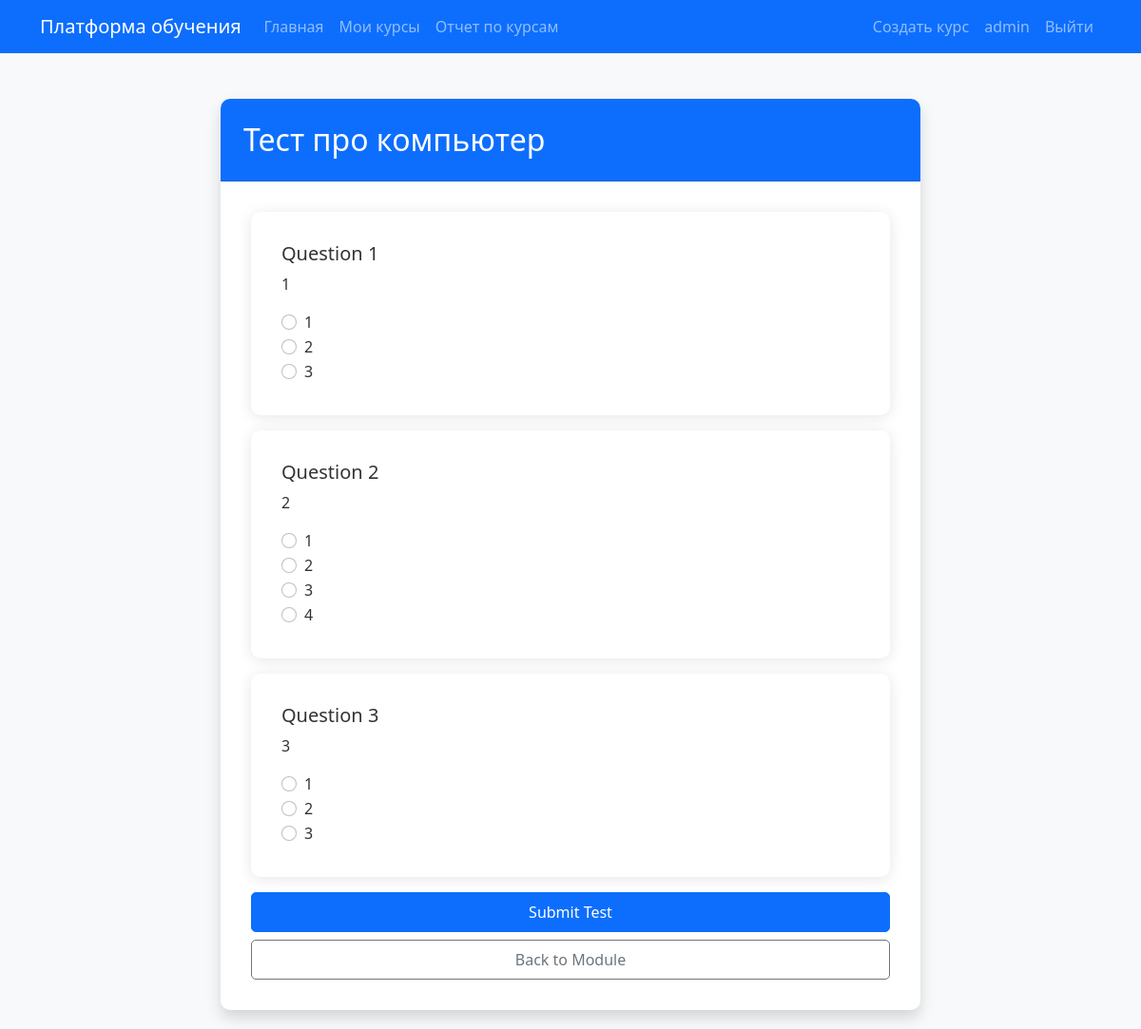
/test/1 (signed in), run on the app's committed database.
### app.py (models this page shows, shortened)
class User(UserMixin, db.Model):
    __tablename__ = 'user'
    id = db.Column(db.Integer, primary_key=True)
    username = db.Column(db.String(80), unique=True, nullable=False)
    email = db.Column(db.String(120), unique=True, nullable=False)
    password = db.Column(db.String(120), nullable=False)
    is_instructor = db.Column(db.Boolean, default=False)
    courses_created = db.relationship('Course', backref='author', lazy=True)
    enrolled_courses = db.relationship('Course',
                                   secondary='enrollment',
                                   backref=db.backref('enrolled_users', lazy='dynamic'),
                                   primaryjoin="User.id == Enrollment.user_id",
                                   secondaryjoin="Enrollment.course_id == Course.id",
                                   lazy='dynamic')
    test_results = db.relationship('TestResult', backref='user', lazy=True)
    module_progress = db.relationship('ModuleProgress', backref='user', lazy=True)

class Test(db.Model):
    __tablename__ = 'test'
    id = db.Column(db.Integer, primary_key=True)
    title = db.Column(db.String(100), nullable=False)
    module_id = db.Column(db.Integer, db.ForeignKey('module.id'), nullable=False)
    questions = db.relationship('Question', backref='test', lazy=True)
    results = db.relationship('TestResult', backref='test', lazy=True)

class Question(db.Model):
    __tablename__ = 'question'
    id = db.Column(db.Integer, primary_key=True)
    content = db.Column(db.Text, nullable=False)
    options = db.Column(db.Text, nullable=False)
    correct_answer = db.Column(db.String(100), nullable=False)
    test_id = db.Column(db.Integer, db.ForeignKey('test.id'), nullable=False)

### app.py (the view)
@app.route('/test/<int:test_id>')
@login_required
def take_test(test_id):
    test = Test.query.get_or_404(test_id)
    return render_template('take_test.html', test=test)

### app.py (called while the page is built)
@login_manager.user_loader
def load_user(user_id):
    return User.query.get(int(user_id))

### templates/take_test.html (shortened to what this page needs)
<!DOCTYPE html>
<html lang="en">
<head>
    <link href="https://cdn.jsdelivr.net/npm/bootstrap@5.1.3/dist/css/bootstrap.min.css" rel="stylesheet">
    <link rel="stylesheet" href="{{ url_for('static', filename='css/style.css') }}">
</head>
<body class="bg-light">
    {% include 'navbar.html' %}
    <div class="container mt-5">
        <div class="row justify-content-center">
            <div class="col-md-8">
                <div class="card shadow">
                    <div class="card-header bg-primary text-white">
                        <h2 class="mb-0">{{ test.title }}</h2>
                    </div>
                    <div class="card-body">
                        <form method="POST" action="{{ url_for('submit_test', test_id=test.id) }}">
                            {% for question in test.questions %}
                            <div class="card mb-3">
                                <div class="card-body">
                                    <h5 class="card-title">Question {{ loop.index }}</h5>
                                    <p class="card-text">{{ question.content }}</p>
                                    {% set options = question.options.replace('[', '').replace(']', '').replace("'", "").split('\n') %}
                                    <div class="list-group">
                                        {% for option in options %}
                                        {% if option.strip() %}
                                        <div class="form-check">
                                            <input class="form-check-input" type="radio"
                                                   name="question_{{ question.id }}"
                                                   id="question_{{ question.id }}_{{ loop.index }}"
                                                   value="{{ option.strip() }}" required>
                                            <label class="form-check-label" for="question_{{ question.id }}_{{ loop.index }}">
                                                {{ option.strip() }}
                                            </label>
                                        </div>
                                        {% endif %}
                                        {% endfor %}
                                    </div>
                                </div>
                            </div>
                            {% endfor %}
                            <div class="d-grid gap-2">
                                <button type="submit" class="btn btn-primary">Submit Test</button>
                                <a href="{{ url_for('view_module', module_id=test.module_id) }}"
                                   class="btn btn-outline-secondary">Back to Module</a>
                            </div>
                        </form>
                    </div>
                </div>
            </div>
        </div>
    </div>
</body>
</html>

### templates/navbar.html (shortened to what this page needs)
<nav class="navbar navbar-expand-lg navbar-dark bg-primary">
    <div class="container">
        <a class="navbar-brand" href="{{ url_for('index') }}">Платформа обучения</a>
        <div class="collapse navbar-collapse" id="navbarNav">
            <ul class="navbar-nav me-auto">
                <li class="nav-item">
                    <a class="nav-link" href="{{ url_for('index') }}">Главная</a>
                </li>
                {% if current_user.is_authenticated %}
                <li class="nav-item">
                    <a class="nav-link" href="{{ url_for('my_courses') }}">Мои курсы</a>
                </li>
                {% if current_user.is_authenticated and current_user.is_instructor %}
                    <li class="nav-item">
                        <a class="nav-link" href="{{ url_for('report_selection') }}">Отчет по курсам</a>
                    </li>
                {% endif %}
                {% endif %}
            </ul>
            <ul class="navbar-nav">
                {% if current_user.is_authenticated %}
                <li class="nav-item">
                    <a class="nav-link" href="{{ url_for('create_course') }}">Создать курс</a>
                </li>
                <li class="nav-item">
                    <span class="nav-link">{{ current_user.username }}</span>
                </li>
                <li class="nav-item">
                    <a class="nav-link" href="{{ url_for('logout') }}">Выйти</a>
                </li>
                {% endif %}
            </ul>
        </div>
    </div>
</nav>

### static/css/style.css (style rules this page uses)
body { background-color: #f8f9fa; color: #333; font-family: 'Segoe UI', Tahoma, Geneva, Verdana, sans-serif; }
.card { border: none; border-radius: 10px; box-shadow: 0 2px 15px rgba(0, 0, 0, 0.1); margin-bottom: 20px; }
.card-header { border-radius: 10px 10px 0 0 !important; padding: 1.5rem; }
.card-body { padding: 2rem; }
.btn { border-radius: 5px; padding: 0.5rem 1rem; font-weight: 500; transition: all 0.2s ease-in-out; }
.btn-primary { background-color: #0d6efd; border-color: #0d6efd; }

### data on the page
User: username "admin"
Test: title "Тест про компьютер"
Question: content "1", strip "1" "2" "3"
Question: content "2", strip "1" "2" "3" "4"
Question: content "3", strip "1" "2" "3"
